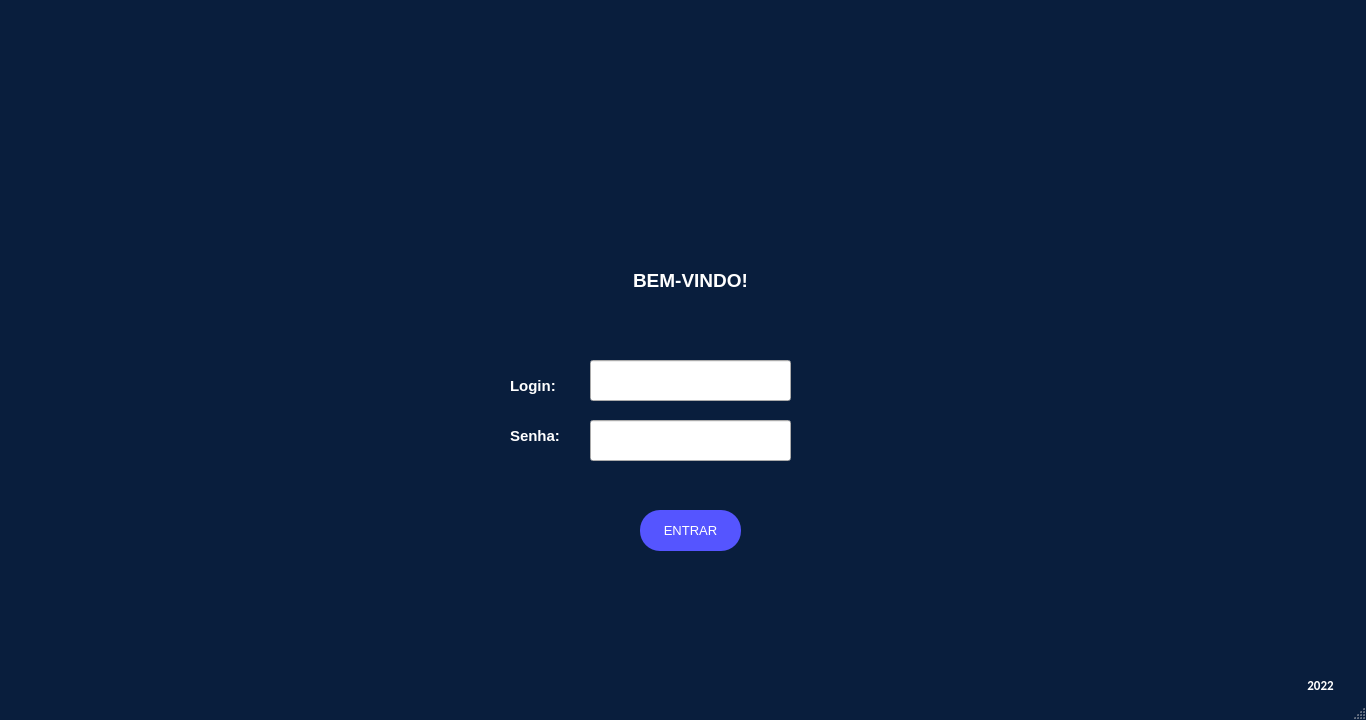
<?xml version="1.0" encoding="UTF-8"?>
<ui version="4.0">
 <class>pt1</class>
 <widget class="QMainWindow" name="pt1">
  <property name="geometry">
   <rect>
    <x>0</x>
    <y>0</y>
    <width>1366</width>
    <height>720</height>
   </rect>
  </property>
  <property name="sizePolicy">
   <sizepolicy hsizetype="Fixed" vsizetype="Fixed">
    <horstretch>0</horstretch>
    <verstretch>0</verstretch>
   </sizepolicy>
  </property>
  <property name="minimumSize">
   <size>
    <width>1366</width>
    <height>720</height>
   </size>
  </property>
  <property name="maximumSize">
   <size>
    <width>1366</width>
    <height>720</height>
   </size>
  </property>
  <property name="palette">
   <palette>
    <active>
     <colorrole role="WindowText">
      <brush brushstyle="SolidPattern">
       <color alpha="255">
        <red>255</red>
        <green>255</green>
        <blue>255</blue>
       </color>
      </brush>
     </colorrole>
     <colorrole role="Button">
      <brush brushstyle="SolidPattern">
       <color alpha="255">
        <red>9</red>
        <green>30</green>
        <blue>61</blue>
       </color>
      </brush>
     </colorrole>
     <colorrole role="Light">
      <brush brushstyle="SolidPattern">
       <color alpha="255">
        <red>13</red>
        <green>45</green>
        <blue>91</blue>
       </color>
      </brush>
     </colorrole>
     <colorrole role="Midlight">
      <brush brushstyle="SolidPattern">
       <color alpha="255">
        <red>11</red>
        <green>37</green>
        <blue>76</blue>
       </color>
      </brush>
     </colorrole>
     <colorrole role="Dark">
      <brush brushstyle="SolidPattern">
       <color alpha="255">
        <red>4</red>
        <green>15</green>
        <blue>30</blue>
       </color>
      </brush>
     </colorrole>
     <colorrole role="Mid">
      <brush brushstyle="SolidPattern">
       <color alpha="255">
        <red>6</red>
        <green>20</green>
        <blue>41</blue>
       </color>
      </brush>
     </colorrole>
     <colorrole role="Text">
      <brush brushstyle="SolidPattern">
       <color alpha="255">
        <red>255</red>
        <green>255</green>
        <blue>255</blue>
       </color>
      </brush>
     </colorrole>
     <colorrole role="BrightText">
      <brush brushstyle="SolidPattern">
       <color alpha="255">
        <red>255</red>
        <green>255</green>
        <blue>255</blue>
       </color>
      </brush>
     </colorrole>
     <colorrole role="ButtonText">
      <brush brushstyle="SolidPattern">
       <color alpha="255">
        <red>255</red>
        <green>255</green>
        <blue>255</blue>
       </color>
      </brush>
     </colorrole>
     <colorrole role="Base">
      <brush brushstyle="SolidPattern">
       <color alpha="255">
        <red>0</red>
        <green>0</green>
        <blue>0</blue>
       </color>
      </brush>
     </colorrole>
     <colorrole role="Window">
      <brush brushstyle="SolidPattern">
       <color alpha="255">
        <red>9</red>
        <green>30</green>
        <blue>61</blue>
       </color>
      </brush>
     </colorrole>
     <colorrole role="Shadow">
      <brush brushstyle="SolidPattern">
       <color alpha="255">
        <red>0</red>
        <green>0</green>
        <blue>0</blue>
       </color>
      </brush>
     </colorrole>
     <colorrole role="AlternateBase">
      <brush brushstyle="SolidPattern">
       <color alpha="255">
        <red>4</red>
        <green>15</green>
        <blue>30</blue>
       </color>
      </brush>
     </colorrole>
     <colorrole role="ToolTipBase">
      <brush brushstyle="SolidPattern">
       <color alpha="255">
        <red>255</red>
        <green>255</green>
        <blue>220</blue>
       </color>
      </brush>
     </colorrole>
     <colorrole role="ToolTipText">
      <brush brushstyle="SolidPattern">
       <color alpha="255">
        <red>0</red>
        <green>0</green>
        <blue>0</blue>
       </color>
      </brush>
     </colorrole>
     <colorrole role="PlaceholderText">
      <brush brushstyle="SolidPattern">
       <color alpha="128">
        <red>255</red>
        <green>255</green>
        <blue>255</blue>
       </color>
      </brush>
     </colorrole>
    </active>
    <inactive>
     <colorrole role="WindowText">
      <brush brushstyle="SolidPattern">
       <color alpha="255">
        <red>255</red>
        <green>255</green>
        <blue>255</blue>
       </color>
      </brush>
     </colorrole>
     <colorrole role="Button">
      <brush brushstyle="SolidPattern">
       <color alpha="255">
        <red>9</red>
        <green>30</green>
        <blue>61</blue>
       </color>
      </brush>
     </colorrole>
     <colorrole role="Light">
      <brush brushstyle="SolidPattern">
       <color alpha="255">
        <red>13</red>
        <green>45</green>
        <blue>91</blue>
       </color>
      </brush>
     </colorrole>
     <colorrole role="Midlight">
      <brush brushstyle="SolidPattern">
       <color alpha="255">
        <red>11</red>
        <green>37</green>
        <blue>76</blue>
       </color>
      </brush>
     </colorrole>
     <colorrole role="Dark">
      <brush brushstyle="SolidPattern">
       <color alpha="255">
        <red>4</red>
        <green>15</green>
        <blue>30</blue>
       </color>
      </brush>
     </colorrole>
     <colorrole role="Mid">
      <brush brushstyle="SolidPattern">
       <color alpha="255">
        <red>6</red>
        <green>20</green>
        <blue>41</blue>
       </color>
      </brush>
     </colorrole>
     <colorrole role="Text">
      <brush brushstyle="SolidPattern">
       <color alpha="255">
        <red>255</red>
        <green>255</green>
        <blue>255</blue>
       </color>
      </brush>
     </colorrole>
     <colorrole role="BrightText">
      <brush brushstyle="SolidPattern">
       <color alpha="255">
        <red>255</red>
        <green>255</green>
        <blue>255</blue>
       </color>
      </brush>
     </colorrole>
     <colorrole role="ButtonText">
      <brush brushstyle="SolidPattern">
       <color alpha="255">
        <red>255</red>
        <green>255</green>
        <blue>255</blue>
       </color>
      </brush>
     </colorrole>
     <colorrole role="Base">
      <brush brushstyle="SolidPattern">
       <color alpha="255">
        <red>0</red>
        <green>0</green>
        <blue>0</blue>
       </color>
      </brush>
     </colorrole>
     <colorrole role="Window">
      <brush brushstyle="SolidPattern">
       <color alpha="255">
        <red>9</red>
        <green>30</green>
        <blue>61</blue>
       </color>
      </brush>
     </colorrole>
     <colorrole role="Shadow">
      <brush brushstyle="SolidPattern">
       <color alpha="255">
        <red>0</red>
        <green>0</green>
        <blue>0</blue>
       </color>
      </brush>
     </colorrole>
     <colorrole role="AlternateBase">
      <brush brushstyle="SolidPattern">
       <color alpha="255">
        <red>4</red>
        <green>15</green>
        <blue>30</blue>
       </color>
      </brush>
     </colorrole>
     <colorrole role="ToolTipBase">
      <brush brushstyle="SolidPattern">
       <color alpha="255">
        <red>255</red>
        <green>255</green>
        <blue>220</blue>
       </color>
      </brush>
     </colorrole>
     <colorrole role="ToolTipText">
      <brush brushstyle="SolidPattern">
       <color alpha="255">
        <red>0</red>
        <green>0</green>
        <blue>0</blue>
       </color>
      </brush>
     </colorrole>
     <colorrole role="PlaceholderText">
      <brush brushstyle="SolidPattern">
       <color alpha="128">
        <red>255</red>
        <green>255</green>
        <blue>255</blue>
       </color>
      </brush>
     </colorrole>
    </inactive>
    <disabled>
     <colorrole role="WindowText">
      <brush brushstyle="SolidPattern">
       <color alpha="255">
        <red>4</red>
        <green>15</green>
        <blue>30</blue>
       </color>
      </brush>
     </colorrole>
     <colorrole role="Button">
      <brush brushstyle="SolidPattern">
       <color alpha="255">
        <red>9</red>
        <green>30</green>
        <blue>61</blue>
       </color>
      </brush>
     </colorrole>
     <colorrole role="Light">
      <brush brushstyle="SolidPattern">
       <color alpha="255">
        <red>13</red>
        <green>45</green>
        <blue>91</blue>
       </color>
      </brush>
     </colorrole>
     <colorrole role="Midlight">
      <brush brushstyle="SolidPattern">
       <color alpha="255">
        <red>11</red>
        <green>37</green>
        <blue>76</blue>
       </color>
      </brush>
     </colorrole>
     <colorrole role="Dark">
      <brush brushstyle="SolidPattern">
       <color alpha="255">
        <red>4</red>
        <green>15</green>
        <blue>30</blue>
       </color>
      </brush>
     </colorrole>
     <colorrole role="Mid">
      <brush brushstyle="SolidPattern">
       <color alpha="255">
        <red>6</red>
        <green>20</green>
        <blue>41</blue>
       </color>
      </brush>
     </colorrole>
     <colorrole role="Text">
      <brush brushstyle="SolidPattern">
       <color alpha="255">
        <red>4</red>
        <green>15</green>
        <blue>30</blue>
       </color>
      </brush>
     </colorrole>
     <colorrole role="BrightText">
      <brush brushstyle="SolidPattern">
       <color alpha="255">
        <red>255</red>
        <green>255</green>
        <blue>255</blue>
       </color>
      </brush>
     </colorrole>
     <colorrole role="ButtonText">
      <brush brushstyle="SolidPattern">
       <color alpha="255">
        <red>4</red>
        <green>15</green>
        <blue>30</blue>
       </color>
      </brush>
     </colorrole>
     <colorrole role="Base">
      <brush brushstyle="SolidPattern">
       <color alpha="255">
        <red>9</red>
        <green>30</green>
        <blue>61</blue>
       </color>
      </brush>
     </colorrole>
     <colorrole role="Window">
      <brush brushstyle="SolidPattern">
       <color alpha="255">
        <red>9</red>
        <green>30</green>
        <blue>61</blue>
       </color>
      </brush>
     </colorrole>
     <colorrole role="Shadow">
      <brush brushstyle="SolidPattern">
       <color alpha="255">
        <red>0</red>
        <green>0</green>
        <blue>0</blue>
       </color>
      </brush>
     </colorrole>
     <colorrole role="AlternateBase">
      <brush brushstyle="SolidPattern">
       <color alpha="255">
        <red>9</red>
        <green>30</green>
        <blue>61</blue>
       </color>
      </brush>
     </colorrole>
     <colorrole role="ToolTipBase">
      <brush brushstyle="SolidPattern">
       <color alpha="255">
        <red>255</red>
        <green>255</green>
        <blue>220</blue>
       </color>
      </brush>
     </colorrole>
     <colorrole role="ToolTipText">
      <brush brushstyle="SolidPattern">
       <color alpha="255">
        <red>0</red>
        <green>0</green>
        <blue>0</blue>
       </color>
      </brush>
     </colorrole>
     <colorrole role="PlaceholderText">
      <brush brushstyle="SolidPattern">
       <color alpha="128">
        <red>255</red>
        <green>255</green>
        <blue>255</blue>
       </color>
      </brush>
     </colorrole>
    </disabled>
   </palette>
  </property>
  <property name="windowTitle">
   <string>Long Drive</string>
  </property>
  <property name="windowIcon">
   <iconset>
    <normaloff>../Logos/LOGO4.png</normaloff>../Logos/LOGO4.png</iconset>
  </property>
  <property name="layoutDirection">
   <enum>Qt::LeftToRight</enum>
  </property>
  <widget class="QWidget" name="centralwidget">
   <widget class="QLabel" name="logo1">
    <property name="enabled">
     <bool>true</bool>
    </property>
    <property name="geometry">
     <rect>
      <x>490</x>
      <y>-40</y>
      <width>401</width>
      <height>381</height>
     </rect>
    </property>
    <property name="toolTip">
     <string>&lt;html&gt;&lt;head/&gt;&lt;body&gt;&lt;p align=&quot;center&quot;&gt;&lt;br/&gt;&lt;/p&gt;&lt;/body&gt;&lt;/html&gt;</string>
    </property>
    <property name="whatsThis">
     <string>&lt;html&gt;&lt;head/&gt;&lt;body&gt;&lt;p align=&quot;center&quot;&gt;&lt;br/&gt;&lt;/p&gt;&lt;/body&gt;&lt;/html&gt;</string>
    </property>
    <property name="layoutDirection">
     <enum>Qt::RightToLeft</enum>
    </property>
    <property name="autoFillBackground">
     <bool>false</bool>
    </property>
    <property name="styleSheet">
     <string notr="true"/>
    </property>
    <property name="text">
     <string/>
    </property>
    <property name="pixmap">
     <pixmap>../Logos/LOGO1.png</pixmap>
    </property>
    <property name="scaledContents">
     <bool>true</bool>
    </property>
    <property name="alignment">
     <set>Qt::AlignHCenter|Qt::AlignTop</set>
    </property>
    <property name="wordWrap">
     <bool>false</bool>
    </property>
   </widget>
   <widget class="QLabel" name="bemvindo">
    <property name="geometry">
     <rect>
      <x>605</x>
      <y>260</y>
      <width>171</width>
      <height>41</height>
     </rect>
    </property>
    <property name="font">
     <font>
      <family>Arial</family>
      <pointsize>14</pointsize>
      <weight>75</weight>
      <bold>true</bold>
     </font>
    </property>
    <property name="text">
     <string>BEM-VINDO!</string>
    </property>
    <property name="alignment">
     <set>Qt::AlignCenter</set>
    </property>
   </widget>
   <widget class="QLabel" name="loginname">
    <property name="geometry">
     <rect>
      <x>510</x>
      <y>360</y>
      <width>71</width>
      <height>51</height>
     </rect>
    </property>
    <property name="font">
     <font>
      <family>Arial</family>
      <pointsize>11</pointsize>
      <weight>75</weight>
      <bold>true</bold>
     </font>
    </property>
    <property name="text">
     <string>Login:</string>
    </property>
   </widget>
   <widget class="QLabel" name="pinname">
    <property name="geometry">
     <rect>
      <x>510</x>
      <y>410</y>
      <width>81</width>
      <height>51</height>
     </rect>
    </property>
    <property name="font">
     <font>
      <family>Arial</family>
      <pointsize>11</pointsize>
      <weight>75</weight>
      <bold>true</bold>
     </font>
    </property>
    <property name="text">
     <string>Senha:</string>
    </property>
   </widget>
   <widget class="QLabel" name="infoname">
    <property name="geometry">
     <rect>
      <x>610</x>
      <y>470</y>
      <width>161</width>
      <height>16</height>
     </rect>
    </property>
    <property name="font">
     <font>
      <pointsize>8</pointsize>
     </font>
    </property>
    <property name="text">
     <string/>
    </property>
    <property name="alignment">
     <set>Qt::AlignCenter</set>
    </property>
   </widget>
   <widget class="QLineEdit" name="loginspace">
    <property name="geometry">
     <rect>
      <x>590</x>
      <y>360</y>
      <width>201</width>
      <height>41</height>
     </rect>
    </property>
    <property name="font">
     <font>
      <pointsize>8</pointsize>
     </font>
    </property>
    <property name="styleSheet">
     <string notr="true">border-radius:20px;
QLineEdit{
	border: 2px solid #FFFFFF;

}
QLineEdit:focus{
	border: 3px solid #803CE0;
	

}
QLineEdit:hover{
	border: 3px solid #803CE0;

}</string>
    </property>
    <property name="alignment">
     <set>Qt::AlignCenter</set>
    </property>
   </widget>
   <widget class="QLineEdit" name="pinspace">
    <property name="geometry">
     <rect>
      <x>590</x>
      <y>420</y>
      <width>201</width>
      <height>41</height>
     </rect>
    </property>
    <property name="font">
     <font>
      <pointsize>8</pointsize>
     </font>
    </property>
    <property name="styleSheet">
     <string notr="true">border-radius:20px;
QLineEdit{
	border: 2px solid #FFFFFF;

}
QLineEdit:focus{
	border: 3px solid #803CE0;
	

}
QLineEdit:hover{
	border: 3px solid #803CE0;
	

}</string>
    </property>
    <property name="echoMode">
     <enum>QLineEdit::Password</enum>
    </property>
    <property name="alignment">
     <set>Qt::AlignCenter</set>
    </property>
   </widget>
   <widget class="QPushButton" name="open">
    <property name="geometry">
     <rect>
      <x>640</x>
      <y>510</y>
      <width>101</width>
      <height>41</height>
     </rect>
    </property>
    <property name="palette">
     <palette>
      <active>
       <colorrole role="WindowText">
        <brush brushstyle="SolidPattern">
         <color alpha="255">
          <red>255</red>
          <green>255</green>
          <blue>255</blue>
         </color>
        </brush>
       </colorrole>
       <colorrole role="Button">
        <brush brushstyle="SolidPattern">
         <color alpha="255">
          <red>85</red>
          <green>85</green>
          <blue>255</blue>
         </color>
        </brush>
       </colorrole>
       <colorrole role="Text">
        <brush brushstyle="SolidPattern">
         <color alpha="255">
          <red>255</red>
          <green>255</green>
          <blue>255</blue>
         </color>
        </brush>
       </colorrole>
       <colorrole role="BrightText">
        <brush brushstyle="SolidPattern">
         <color alpha="255">
          <red>203</red>
          <green>255</green>
          <blue>80</blue>
         </color>
        </brush>
       </colorrole>
       <colorrole role="ButtonText">
        <brush brushstyle="SolidPattern">
         <color alpha="255">
          <red>255</red>
          <green>255</green>
          <blue>255</blue>
         </color>
        </brush>
       </colorrole>
       <colorrole role="Base">
        <brush brushstyle="SolidPattern">
         <color alpha="255">
          <red>85</red>
          <green>85</green>
          <blue>255</blue>
         </color>
        </brush>
       </colorrole>
       <colorrole role="Window">
        <brush brushstyle="SolidPattern">
         <color alpha="255">
          <red>85</red>
          <green>85</green>
          <blue>255</blue>
         </color>
        </brush>
       </colorrole>
       <colorrole role="ToolTipBase">
        <brush brushstyle="SolidPattern">
         <color alpha="255">
          <red>255</red>
          <green>255</green>
          <blue>0</blue>
         </color>
        </brush>
       </colorrole>
       <colorrole role="PlaceholderText">
        <brush brushstyle="SolidPattern">
         <color alpha="128">
          <red>0</red>
          <green>0</green>
          <blue>0</blue>
         </color>
        </brush>
       </colorrole>
      </active>
      <inactive>
       <colorrole role="WindowText">
        <brush brushstyle="SolidPattern">
         <color alpha="255">
          <red>255</red>
          <green>255</green>
          <blue>255</blue>
         </color>
        </brush>
       </colorrole>
       <colorrole role="Button">
        <brush brushstyle="SolidPattern">
         <color alpha="255">
          <red>85</red>
          <green>85</green>
          <blue>255</blue>
         </color>
        </brush>
       </colorrole>
       <colorrole role="Text">
        <brush brushstyle="SolidPattern">
         <color alpha="255">
          <red>255</red>
          <green>255</green>
          <blue>255</blue>
         </color>
        </brush>
       </colorrole>
       <colorrole role="BrightText">
        <brush brushstyle="SolidPattern">
         <color alpha="255">
          <red>203</red>
          <green>255</green>
          <blue>80</blue>
         </color>
        </brush>
       </colorrole>
       <colorrole role="ButtonText">
        <brush brushstyle="SolidPattern">
         <color alpha="255">
          <red>255</red>
          <green>255</green>
          <blue>255</blue>
         </color>
        </brush>
       </colorrole>
       <colorrole role="Base">
        <brush brushstyle="SolidPattern">
         <color alpha="255">
          <red>85</red>
          <green>85</green>
          <blue>255</blue>
         </color>
        </brush>
       </colorrole>
       <colorrole role="Window">
        <brush brushstyle="SolidPattern">
         <color alpha="255">
          <red>85</red>
          <green>85</green>
          <blue>255</blue>
         </color>
        </brush>
       </colorrole>
       <colorrole role="ToolTipBase">
        <brush brushstyle="SolidPattern">
         <color alpha="255">
          <red>255</red>
          <green>255</green>
          <blue>0</blue>
         </color>
        </brush>
       </colorrole>
       <colorrole role="PlaceholderText">
        <brush brushstyle="SolidPattern">
         <color alpha="128">
          <red>0</red>
          <green>0</green>
          <blue>0</blue>
         </color>
        </brush>
       </colorrole>
      </inactive>
      <disabled>
       <colorrole role="WindowText">
        <brush brushstyle="SolidPattern">
         <color alpha="255">
          <red>255</red>
          <green>255</green>
          <blue>255</blue>
         </color>
        </brush>
       </colorrole>
       <colorrole role="Button">
        <brush brushstyle="SolidPattern">
         <color alpha="255">
          <red>85</red>
          <green>85</green>
          <blue>255</blue>
         </color>
        </brush>
       </colorrole>
       <colorrole role="Text">
        <brush brushstyle="SolidPattern">
         <color alpha="255">
          <red>255</red>
          <green>255</green>
          <blue>255</blue>
         </color>
        </brush>
       </colorrole>
       <colorrole role="BrightText">
        <brush brushstyle="SolidPattern">
         <color alpha="255">
          <red>203</red>
          <green>255</green>
          <blue>80</blue>
         </color>
        </brush>
       </colorrole>
       <colorrole role="ButtonText">
        <brush brushstyle="SolidPattern">
         <color alpha="255">
          <red>255</red>
          <green>255</green>
          <blue>255</blue>
         </color>
        </brush>
       </colorrole>
       <colorrole role="Base">
        <brush brushstyle="SolidPattern">
         <color alpha="255">
          <red>85</red>
          <green>85</green>
          <blue>255</blue>
         </color>
        </brush>
       </colorrole>
       <colorrole role="Window">
        <brush brushstyle="SolidPattern">
         <color alpha="255">
          <red>85</red>
          <green>85</green>
          <blue>255</blue>
         </color>
        </brush>
       </colorrole>
       <colorrole role="ToolTipBase">
        <brush brushstyle="SolidPattern">
         <color alpha="255">
          <red>255</red>
          <green>255</green>
          <blue>0</blue>
         </color>
        </brush>
       </colorrole>
       <colorrole role="PlaceholderText">
        <brush brushstyle="SolidPattern">
         <color alpha="128">
          <red>0</red>
          <green>0</green>
          <blue>0</blue>
         </color>
        </brush>
       </colorrole>
      </disabled>
     </palette>
    </property>
    <property name="font">
     <font>
      <family>Arial</family>
      <pointsize>10</pointsize>
      <weight>9</weight>
      <italic>false</italic>
      <bold>false</bold>
     </font>
    </property>
    <property name="contextMenuPolicy">
     <enum>Qt::CustomContextMenu</enum>
    </property>
    <property name="styleSheet">
     <string notr="true">QPushButton{
	color:white;
	border-radius:20px;
	background-color: rgb(85, 85, 255);
	font: 75 10pt &quot;Arial&quot;;
}
QPushButton:hover{
	background-color: rgb(10, 10, 127);
}</string>
    </property>
    <property name="text">
     <string>ENTRAR</string>
    </property>
    <property name="iconSize">
     <size>
      <width>93</width>
      <height>100</height>
     </size>
    </property>
    <property name="checkable">
     <bool>false</bool>
    </property>
    <property name="autoRepeat">
     <bool>false</bool>
    </property>
    <property name="autoExclusive">
     <bool>false</bool>
    </property>
    <property name="autoDefault">
     <bool>false</bool>
    </property>
    <property name="default">
     <bool>false</bool>
    </property>
    <property name="flat">
     <bool>true</bool>
    </property>
   </widget>
   <widget class="QLabel" name="bemvindo_2">
    <property name="geometry">
     <rect>
      <x>1290</x>
      <y>670</y>
      <width>61</width>
      <height>31</height>
     </rect>
    </property>
    <property name="font">
     <font>
      <family>Calibri</family>
      <pointsize>10</pointsize>
      <weight>75</weight>
      <bold>true</bold>
     </font>
    </property>
    <property name="text">
     <string>2022</string>
    </property>
    <property name="alignment">
     <set>Qt::AlignCenter</set>
    </property>
   </widget>
   <widget class="QLabel" name="logo1_2">
    <property name="enabled">
     <bool>true</bool>
    </property>
    <property name="geometry">
     <rect>
      <x>-10</x>
      <y>140</y>
      <width>1391</width>
      <height>461</height>
     </rect>
    </property>
    <property name="toolTip">
     <string>&lt;html&gt;&lt;head/&gt;&lt;body&gt;&lt;p align=&quot;center&quot;&gt;&lt;br/&gt;&lt;/p&gt;&lt;/body&gt;&lt;/html&gt;</string>
    </property>
    <property name="whatsThis">
     <string>&lt;html&gt;&lt;head/&gt;&lt;body&gt;&lt;p align=&quot;center&quot;&gt;&lt;br/&gt;&lt;/p&gt;&lt;/body&gt;&lt;/html&gt;</string>
    </property>
    <property name="layoutDirection">
     <enum>Qt::RightToLeft</enum>
    </property>
    <property name="autoFillBackground">
     <bool>false</bool>
    </property>
    <property name="styleSheet">
     <string notr="true"/>
    </property>
    <property name="text">
     <string/>
    </property>
    <property name="pixmap">
     <pixmap>../Imagens/theroad.png</pixmap>
    </property>
    <property name="scaledContents">
     <bool>true</bool>
    </property>
    <property name="alignment">
     <set>Qt::AlignHCenter|Qt::AlignTop</set>
    </property>
    <property name="wordWrap">
     <bool>false</bool>
    </property>
   </widget>
   <zorder>logo1_2</zorder>
   <zorder>logo1</zorder>
   <zorder>bemvindo</zorder>
   <zorder>infoname</zorder>
   <zorder>open</zorder>
   <zorder>loginname</zorder>
   <zorder>pinname</zorder>
   <zorder>loginspace</zorder>
   <zorder>pinspace</zorder>
   <zorder>bemvindo_2</zorder>
  </widget>
  <widget class="QStatusBar" name="statusbar"/>
 </widget>
 <resources/>
 <connections/>
</ui>
